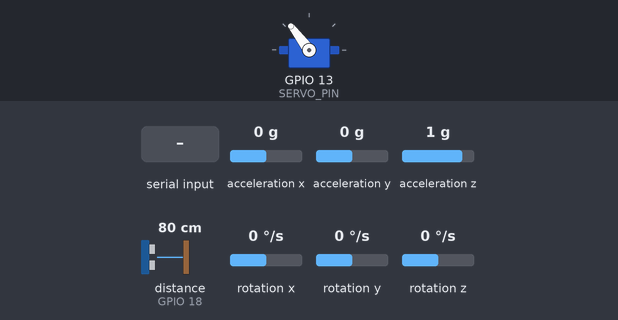
The sketch below on a simulated ESP32. Parts: servo. Wiring (inferred from the names in the program): ultrasonic range finder: trigger GPIO 5; echo GPIO 18; MPU-6050 motion sensor at I2C address 0x68. The inputs (shaded band) are chosen by the test bench; at power-on: distance to the obstacle (sensor on GPIO 18) 80 cm, acceleration x 0 g, rotation y 0 °/s, acceleration y 0 g, acceleration z 1 g, rotation x 0 °/s, rotation z 0 °/s. The echo pulse lasts 58.3 µs per cm; servo pulses on a pin are drawn as a servo (544–2400 µs = 0–180°); what the sketch prints to the serial monitor is not drawn.

Above: at 1.4 s.
1.5 s: distance to the obstacle (sensor on GPIO 18) set to 120 cm
At 2.0 s:
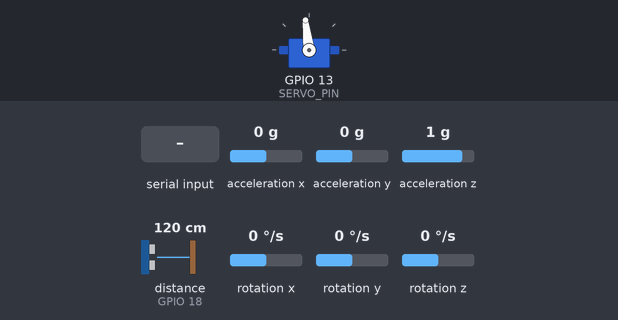
4.5 s: acceleration x set to 0.8 g
7.5 s: distance to the obstacle (sensor on GPIO 18) set to 2 cm
At 7.7 s:
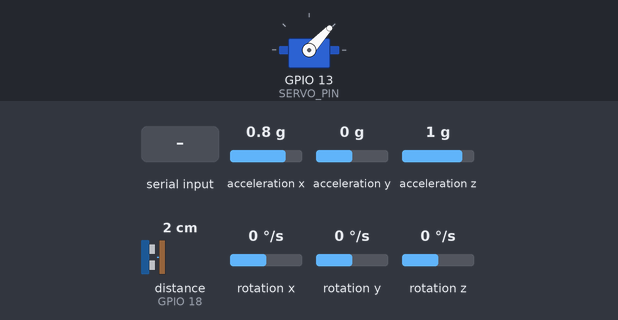
10.5 s: rotation y set to -192 °/s
At 12.46 s:
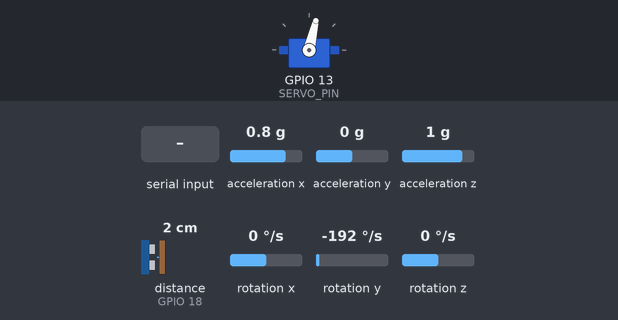
13.5 s: rotation y set to 0 °/s
16.5 s: "zero_yaw\n" received over Serial
Timing chart, 0 to 20.5 s (numbered marks = the images above; inputs shaded):
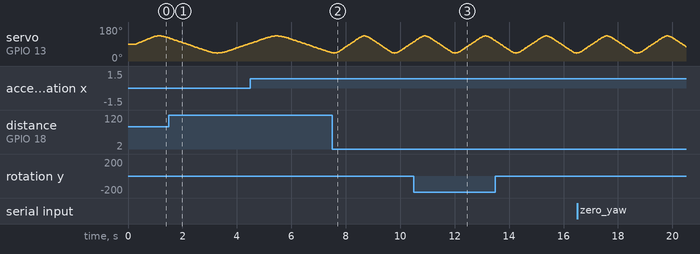

The sketch:

bupi_phase1_sonar_node.ino
```cpp
/*
 * BUPI Autonomous Robotics Fleet — Ultrasonic Hardware Servo Turret Firmware
 * Sketch: bupi_sonar_vision_node.ino
 * Path: bupi_phase1_sonar_test/esp32_firmware/bupi_phase1_sonar_node/bupi_phase1_sonar_node.ino
 *
 * Hardware Peripherals:
 *   - 1x ESP32 Dev Module
 *   - 1x Servo Motor (SG90 / MG90S / MG996R) on GPIO 13 (50 Hz LEDC PWM)
 *   - 1x HC-SR04 Ultrasonic Sensor on TRIG=GPIO 5, ECHO=GPIO 18
 *   - Optional MPU-6050 6-Axis IMU on SDA=GPIO 21, SCL=GPIO 22
 *
 * Telemetry Output: Newline-delimited JSON over USB Serial @ 115200 baud
 * Features: Sub-degree S-curve smoothstep interpolation & soft turnaround deceleration
 */

#include <Wire.h>
#include <math.h>

// --- Pinout Configuration ---
#define SERVO_PIN      13
#define TRIG_PIN       5
#define ECHO_PIN       18
#define I2C_SDA_PIN    21
#define I2C_SCL_PIN    22

// --- Timing & Sensor Limits ---
#define ECHO_TIMEOUT_US     25000       // 25ms timeout (~428 cm max distance, never hangs)
#define CRITICAL_SAFETY_CM  15.0f

// --- MPU-6050 Registers ---
#define MPU_ADDR_PRIMARY    0x68
#define MPU_ADDR_SECONDARY  0x69
#define MPU_REG_PWR_MGMT_1  0x6B
#define MPU_REG_ACCEL_XOUT  0x3B
#define MPU_REG_GYRO_ZOUT   0x47

// --- Universal Core 2.x / 3.x LEDC Servo PWM Abstraction ---
#if defined(ESP_ARDUINO_VERSION_MAJOR) && (ESP_ARDUINO_VERSION_MAJOR >= 3)
  #define BUPI_LEDC_V3 1
#else
  #define BUPI_LEDC_V3 0
  #define SERVO_PWM_CHANNEL 0
#endif

// --- Servo Turret State ---
int min_angle = 45;
int max_angle = 135;
int step_deg = 2;
int settle_ms = 10;
float current_angle_f = 90.0f;
int sweep_direction = 1;
bool sweep_enabled = true;
int hold_angle = 90;

// --- IMU Tracking State ---
bool imu_detected = false;
uint8_t mpu_addr = MPU_ADDR_PRIMARY;
float gyro_z_bias = 0.0f;
float current_yaw = 90.0f;
float current_pitch = 0.0f;
unsigned long last_imu_us = 0;

float calculate_median3(float a, float b, float c) {
  if ((a <= b && b <= c) || (c <= b && b <= a)) return b;
  if ((b <= a && a <= c) || (c <= a && a <= b)) return a;
  return c;
}

void init_servo_pwm() {
#if BUPI_LEDC_V3
  ledcAttach(SERVO_PIN, 50, 16);
#else
  ledcSetup(SERVO_PWM_CHANNEL, 50, 16);
  ledcAttachPin(SERVO_PIN, SERVO_PWM_CHANNEL);
#endif
}

void write_servo_angle(float angle_deg) {
  angle_deg = constrain(angle_deg, 0.0f, 180.0f);
  float pulse_us = 500.0f + (angle_deg * 1900.0f) / 180.0f;
  uint32_t duty = (uint32_t)((pulse_us * 65535.0f) / 20000.0f);
#if BUPI_LEDC_V3
  ledcWrite(SERVO_PIN, duty);
#else
  ledcWrite(SERVO_PWM_CHANNEL, duty);
#endif
}

// Quintic smoothstep easing for zero acceleration jerk
float smooth_easing(float t) {
  if (t <= 0.0f) return 0.0f;
  if (t >= 1.0f) return 1.0f;
  return t * t * t * (t * (t * 6.0f - 15.0f) + 10.0f);
}

void move_servo_smooth(float target_ang, int duration_ms) {
  float start_ang = current_angle_f;
  float delta = target_ang - start_ang;
  if (fabsf(delta) < 0.05f) {
    write_servo_angle(target_ang);
    current_angle_f = target_ang;
    return;
  }
  int slices = duration_ms / 5;
  if (slices < 4) slices = 4;
  int slice_ms = duration_ms / slices;
  for (int i = 1; i <= slices; i++) {
    float t = (float)i / (float)slices;
    float ease = smooth_easing(t);
    write_servo_angle(start_ang + delta * ease);
    delay(slice_ms);
  }
  write_servo_angle(target_ang);
  current_angle_f = target_ang;
}

float ping_single(bool &is_valid) {
  digitalWrite(TRIG_PIN, LOW);
  delayMicroseconds(2);
  digitalWrite(TRIG_PIN, HIGH);
  delayMicroseconds(10);
  digitalWrite(TRIG_PIN, LOW);

  unsigned long duration = pulseIn(ECHO_PIN, HIGH, ECHO_TIMEOUT_US);
  if (duration == 0 || duration >= ECHO_TIMEOUT_US) {
    is_valid = false;
    return 400.0f;
  }
  float d = (float)duration * 0.01715f;
  if (d < 2.0f || d > 400.0f) {
    is_valid = false;
    return 400.0f;
  }
  is_valid = true;
  return d;
}

float read_median_distance(bool &is_valid) {
  bool v1, v2, v3;
  float d1 = ping_single(v1);
  delayMicroseconds(400);
  float d2 = ping_single(v2);
  delayMicroseconds(400);
  float d3 = ping_single(v3);
  int valid_count = (v1 ? 1 : 0) + (v2 ? 1 : 0) + (v3 ? 1 : 0);
  is_valid = (valid_count >= 2);
  return calculate_median3(d1, d2, d3);
}

bool detect_mpu(uint8_t &found_addr) {
  Wire.beginTransmission(MPU_ADDR_PRIMARY);
  if (Wire.endTransmission() == 0) {
    found_addr = MPU_ADDR_PRIMARY;
    return true;
  }
  Wire.beginTransmission(MPU_ADDR_SECONDARY);
  if (Wire.endTransmission() == 0) {
    found_addr = MPU_ADDR_SECONDARY;
    return true;
  }
  return false;
}

void init_mpu(uint8_t addr) {
  Wire.beginTransmission(addr);
  Wire.write(MPU_REG_PWR_MGMT_1);
  Wire.write(0x00);
  Wire.endTransmission(true);
  delay(25);

  long accum = 0;
  for (int i = 0; i < 60; i++) {
    Wire.beginTransmission(addr);
    Wire.write(MPU_REG_GYRO_ZOUT);
    Wire.endTransmission(false);
    Wire.requestFrom(addr, (uint8_t)2, (uint8_t)true);
    if (Wire.available() >= 2) {
      int16_t gz = (Wire.read() << 8) | Wire.read();
      accum += gz;
    }
    delay(2);
  }
  gyro_z_bias = (float)accum / 60.0f;
  last_imu_us = micros();
}

void update_imu() {
  if (!imu_detected) return;

  Wire.beginTransmission(mpu_addr);
  Wire.write(MPU_REG_ACCEL_XOUT);
  Wire.endTransmission(false);
  Wire.requestFrom(mpu_addr, (uint8_t)14, (uint8_t)true);

  if (Wire.available() >= 14) {
    int16_t ax = (Wire.read() << 8) | Wire.read();
    int16_t ay = (Wire.read() << 8) | Wire.read();
    int16_t az = (Wire.read() << 8) | Wire.read();
    Wire.read(); Wire.read();
    Wire.read(); Wire.read();
    int16_t gz = (Wire.read() << 8) | Wire.read();

    unsigned long now_us = micros();
    float dt = (now_us - last_imu_us) * 1e-6f;
    last_imu_us = now_us;
    if (dt <= 0.0f || dt > 0.5f) dt = 0.02f;

    float accel_mag = sqrtf((float)ay * ay + (float)az * az);
    if (accel_mag > 0.0f) {
      current_pitch = atan2f(-(float)ax, accel_mag) * 57.29578f;
    }
    float gz_dps = ((float)gz - gyro_z_bias) / 131.0f;
    if (fabsf(gz_dps) > 0.4f) {
      current_yaw += gz_dps * dt;
    }
    while (current_yaw < 0.0f) current_yaw += 360.0f;
    while (current_yaw >= 360.0f) current_yaw -= 360.0f;
  }
}

int extract_json_int(const String &json, const String &key, int default_val) {
  int k_idx = json.indexOf("\"" + key + "\"");
  if (k_idx < 0) return default_val;
  int colon_idx = json.indexOf(':', k_idx);
  if (colon_idx < 0) return default_val;
  int end_idx = json.indexOf(',', colon_idx);
  if (end_idx < 0) end_idx = json.indexOf('}', colon_idx);
  if (end_idx < 0) return default_val;
  String val_str = json.substring(colon_idx + 1, end_idx);
  val_str.trim();
  return val_str.toInt();
}

void process_serial_command() {
  if (!Serial.available()) return;
  String line = Serial.readStringUntil('\n');
  line.trim();
  if (line.length() < 5) return;

  if (line.indexOf("SERVO_CFG") >= 0) {
    int new_min = extract_json_int(line, "min_ang", min_angle);
    int new_max = extract_json_int(line, "max_ang", max_angle);
    int new_step = extract_json_int(line, "step", step_deg);
    int new_en = extract_json_int(line, "sweep_en", sweep_enabled ? 1 : 0);
    int new_hold = extract_json_int(line, "hold_ang", hold_angle);

    min_angle = constrain(new_min, 0, 180);
    max_angle = constrain(new_max, min_angle, 180);
    step_deg = constrain(new_step, 1, 20);
    sweep_enabled = (new_en == 1);
    hold_angle = constrain(new_hold, 0, 180);

    if (!sweep_enabled) {
      move_servo_smooth((float)hold_angle, 150);
    }
  } else if (line.indexOf("zero_yaw") >= 0) {
    current_yaw = 90.0f;
  }
}

void setup() {
  Serial.begin(115200);
  while (!Serial && millis() < 800);

  pinMode(TRIG_PIN, OUTPUT);
  pinMode(ECHO_PIN, INPUT);
  digitalWrite(TRIG_PIN, LOW);

  init_servo_pwm();
  move_servo_smooth(90.0f, 200);
  delay(100);

  Wire.begin(I2C_SDA_PIN, I2C_SCL_PIN, 400000);
  imu_detected = detect_mpu(mpu_addr);
  if (imu_detected) {
    init_mpu(mpu_addr);
  }
}

void loop() {
  process_serial_command();

  if (sweep_enabled) {
    float dist_min = current_angle_f - (float)min_angle;
    float dist_max = (float)max_angle - current_angle_f;
    float dist_edge = dist_min < dist_max ? dist_min : dist_max;
    if (dist_edge < 0.0f) dist_edge = 0.0f;

    float speed_factor = 1.0f;
    if (dist_edge < 12.0f) {
      speed_factor = 0.40f + 0.60f * (0.5f * (1.0f - cosf((dist_edge / 12.0f) * 3.14159265f)));
    }
    float dyn_step = (float)step_deg * speed_factor;
    if (dyn_step < 0.6f) dyn_step = 0.6f;

    current_angle_f += (float)sweep_direction * dyn_step;
    if (current_angle_f >= (float)max_angle) {
      current_angle_f = (float)max_angle;
      sweep_direction = -1;
    } else if (current_angle_f <= (float)min_angle) {
      current_angle_f = (float)min_angle;
      sweep_direction = 1;
    }
    move_servo_smooth(current_angle_f, 32);
  } else {
    move_servo_smooth((float)hold_angle, 50);
  }

  delay(settle_ms);

  bool is_valid = false;
  float d_cm = read_median_distance(is_valid);

  if (imu_detected) {
    update_imu();
  }

  int safety_stop = (is_valid && d_cm <= CRITICAL_SAFETY_CM) ? 1 : 0;
  unsigned long now = millis();

  Serial.print("{\"bot_id\":\"BUPI-01\",\"ts\":");
  Serial.print(now);
  Serial.print(",\"s_ang\":");
  Serial.print(current_angle_f, 1);
  Serial.print(",\"min_ang\":");
  Serial.print(min_angle);
  Serial.print(",\"max_ang\":");
  Serial.print(max_angle);
  Serial.print(",\"d_cm\":");
  Serial.print(d_cm, 1);
  Serial.print(",\"valid\":");
  Serial.print(is_valid ? 1 : 0);
  Serial.print(",\"safety_stop\":");
  Serial.print(safety_stop);
  Serial.print(",\"imu\":");
  Serial.print(imu_detected ? "true" : "false");
  Serial.print(",\"yaw\":");
  if (imu_detected) Serial.print(current_yaw, 1);
  else Serial.print("null");
  Serial.print(",\"pitch\":");
  if (imu_detected) Serial.print(current_pitch, 1);
  else Serial.print("null");
  Serial.println("}");
}
```
